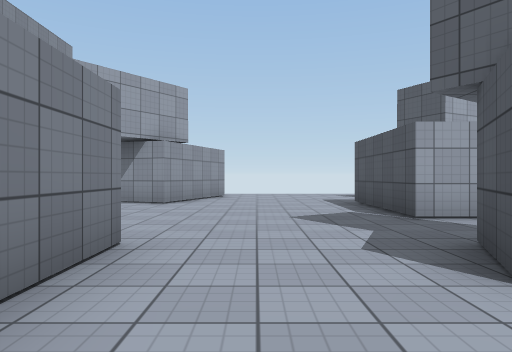
View 1 (above)

23 first-person views from a walk through a Unity game level. The camera is 1.2 m above the floor, looks level and sees 70° across. The floor is counted in squares, 2 m on a side. Each view is taken from the middle of a square. On the plan, view 1 faces up. The plan holds only what a view shows up to about 10 squares ahead; the rest is blank. Surface patterns are stand-ins for the level's own textures.

View 2
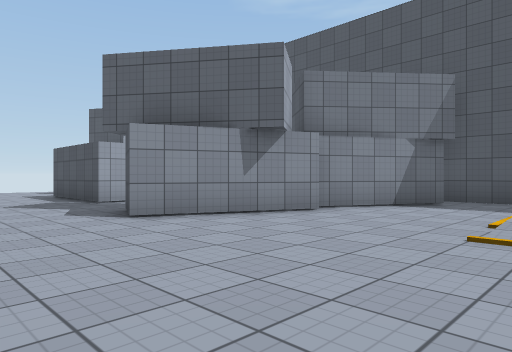

View 3
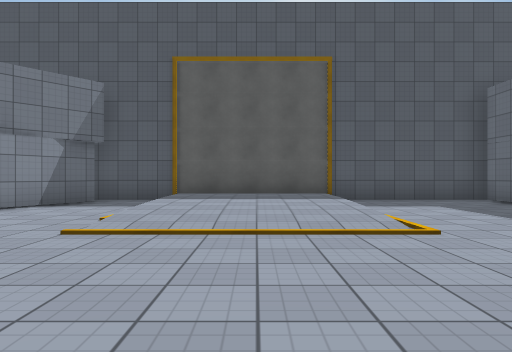

View 4
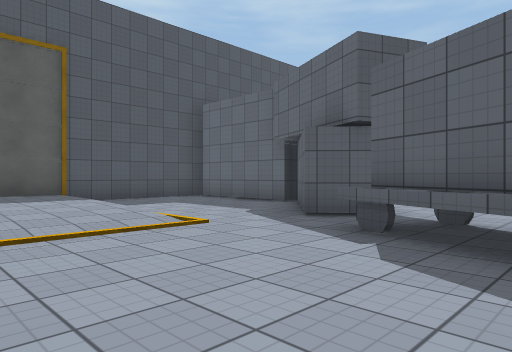

View 5
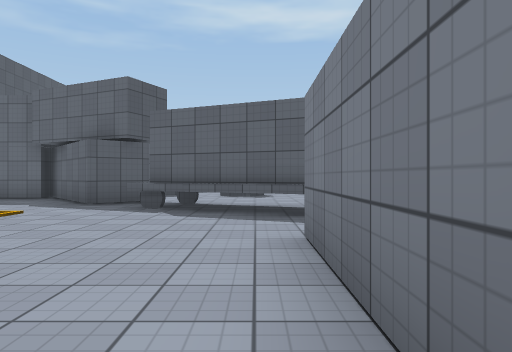

View 6
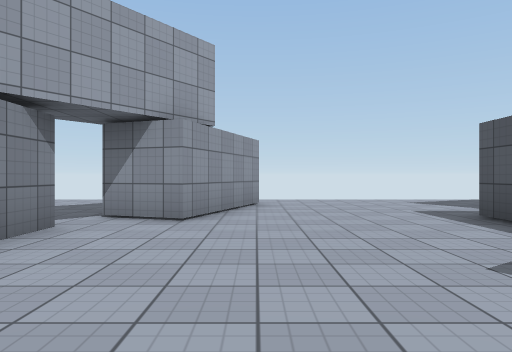

View 7
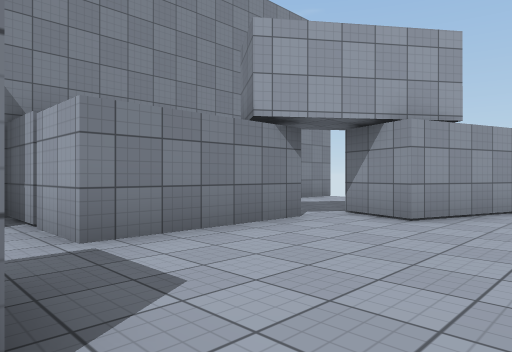

View 8
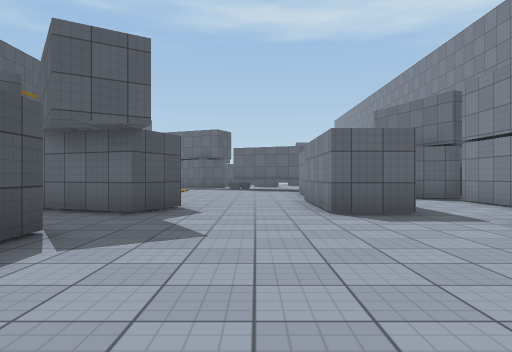

View 9
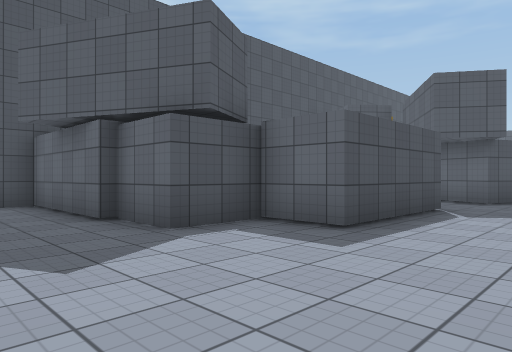

View 10
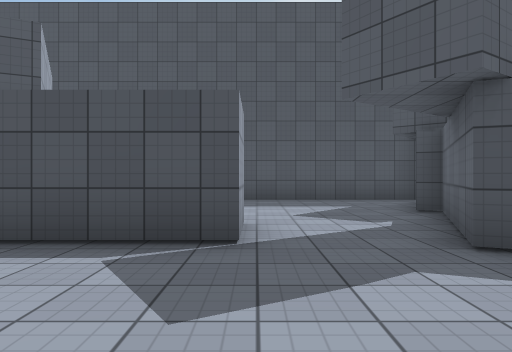

View 11
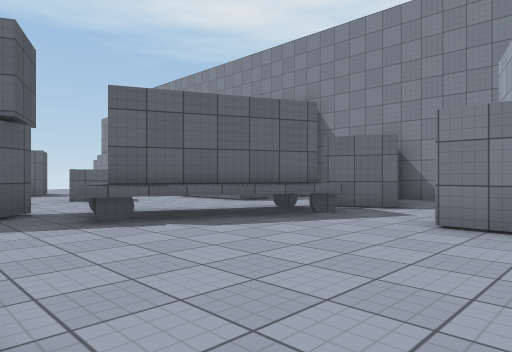

View 12
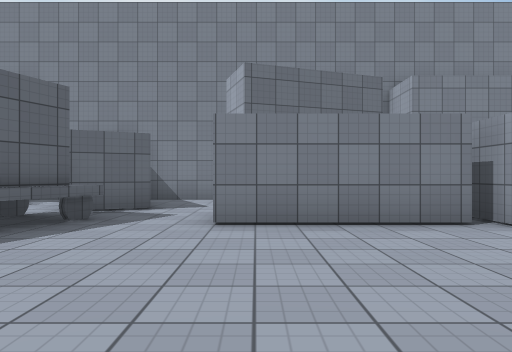

View 13
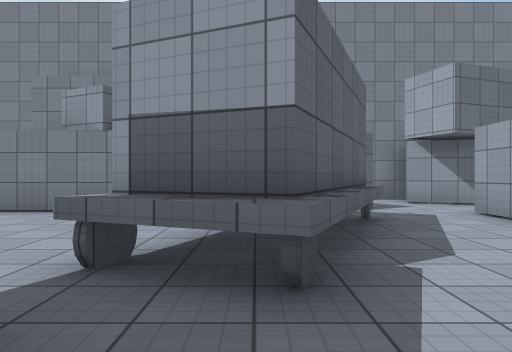

View 14
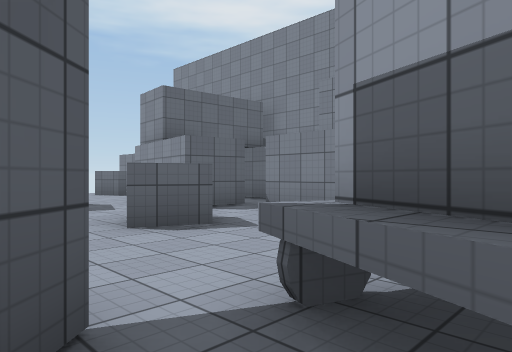

View 15
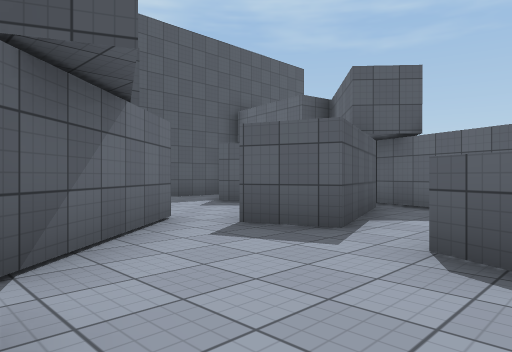

View 16
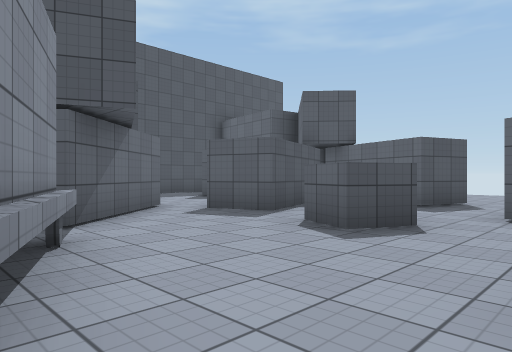

View 17
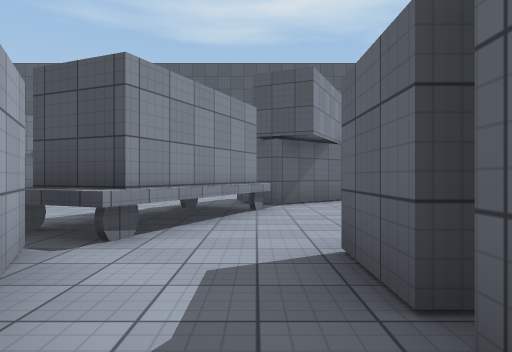

View 18
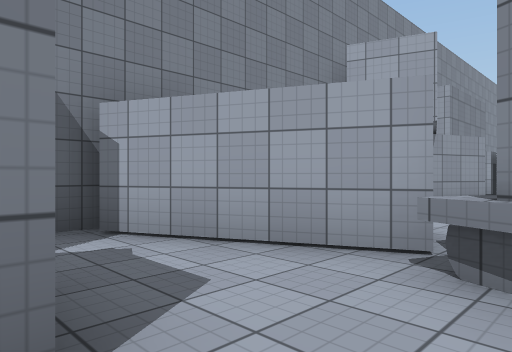

View 19
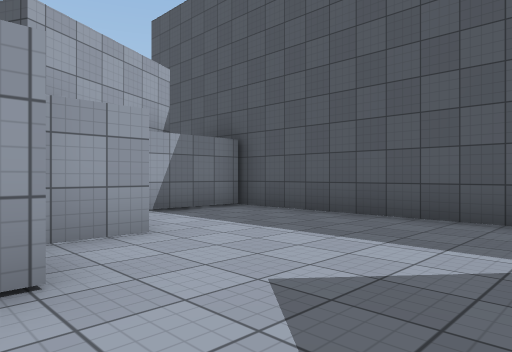

View 20
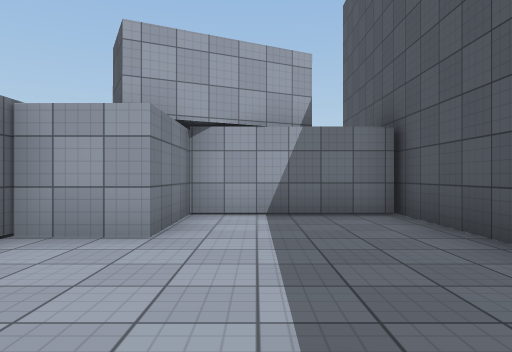

View 21
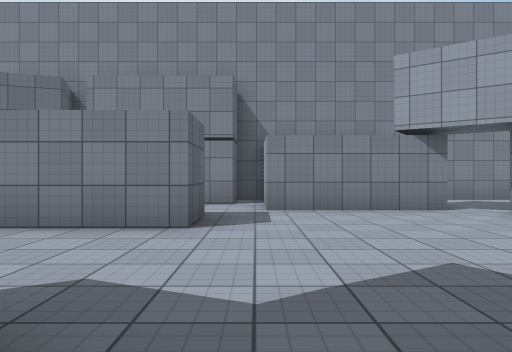

View 22
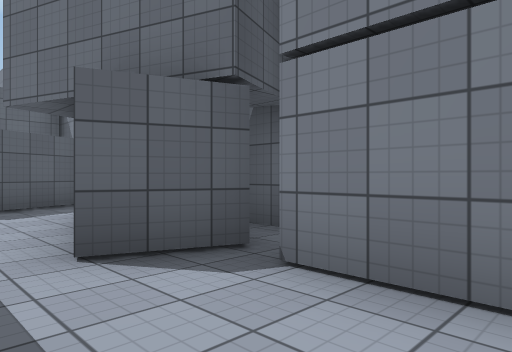

View 23
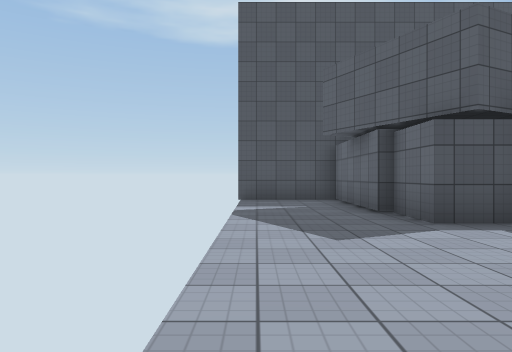

### Floor plan
Key: @ floor where view 1 was taken; # wall or solid block; . main floor; : floor 0.25 m higher than the main floor; / step, stairs or slope; = window, fence, low wall or low ledge; ^ raised ledge; T thing the floor can be seen under or through.
Columns run from 7 left of view 1 to 9 right of it. Each row starts with its distance up from view 1.
 12  ..   ..........#
 11  ... ##.........#
 10 #... #......#####
  9 #...##.....######
  8   ...#....###...#
  7    #......###...#
  6    #......#.....#
  5 ####............#
  4 #...............#
  3 ###..#...#......#
  2   #..#...#### ..#
  1   #..#.....######
  0  ....#.@......#.#
 -1 #.##.#..........#
 -2   #..#...../////#
 -3 ###..#.....:::::#
 -4 #..........:::::#
 -5 #..T.......:::::#
 -6 ###TTTT..../////#
 -7 ###..TTT^.......#
 -8 #......^.##.....#
 -9   ###....##.....#
-10     #.....#####.#
-11     #.^^....
-12     ..=..#....
-13     ##...# ....
-14       ...#  ##.
-15      ..##.
-16      .. ###
-17      ...
-18       ..

Positions as (right, up) in squares from view 1, and headings:
1: (0, 0), facing up
2: (-1, -3), facing up-right
3: (-1, -4), facing right
4: (-1, -3), facing down-right
5: (-1, 0), facing down
6: (-1, 3), facing up
7: (0, 3), facing up-left
8: (0, 9), facing down
9: (0, 12), facing down-right
10: (-1, 5), facing right
11: (3, -2), facing down-left
12: (3, -3), facing left
13: (3, -7), facing left
14: (2, -7), facing down-left
15: (-1, -8), facing down-right
16: (-3, -7), facing down-right
17: (-6, -8), facing right
18: (-2, -9), facing up-left
19: (3, 3), facing up-right
20: (6, 3), facing up
21: (3, 4), facing left
22: (-3, 2), facing down-left
23: (-1, 12), facing right
